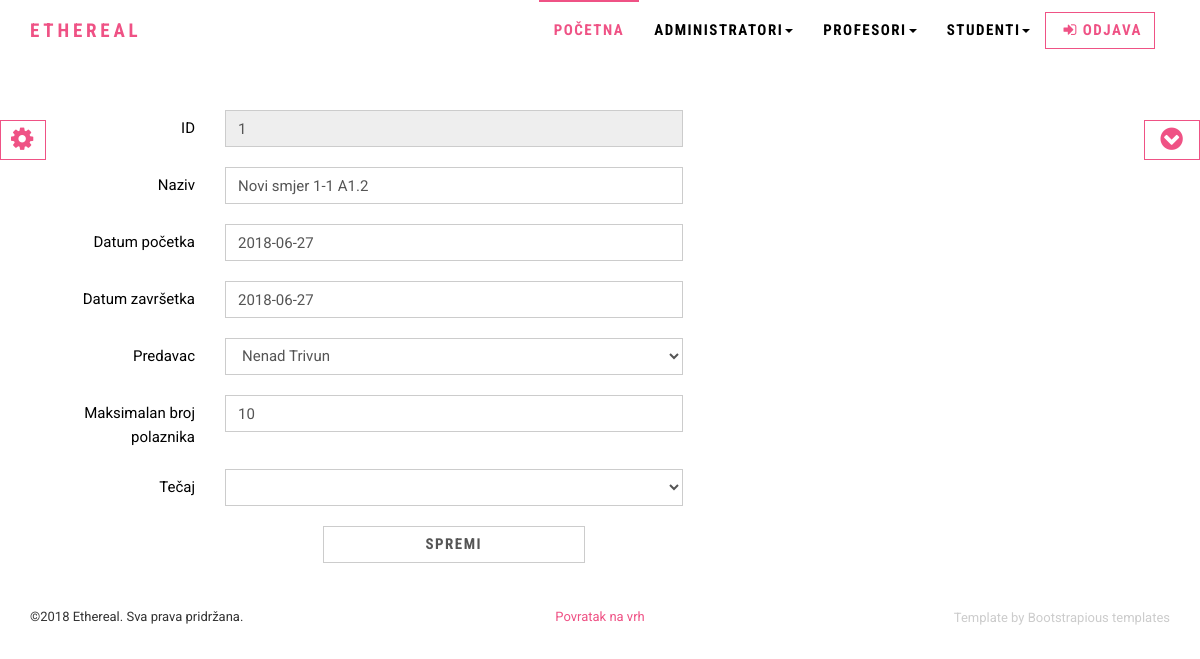
The app's page /php/group.php?id=1 (signed in), older data.
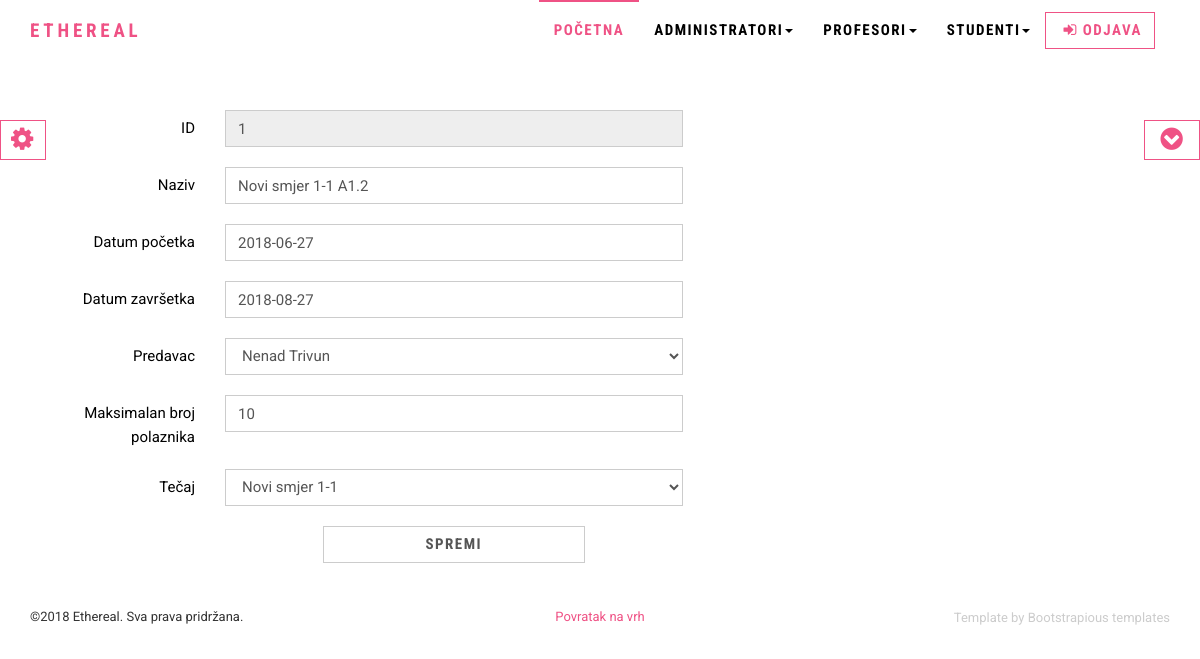
The same page, newer data.
### tables this page shows
CREATE TABLE `grupa` (
  `id` int(11) NOT NULL,
  `naziv` varchar(100) NOT NULL,
  `datum_pocetka` date NOT NULL,
  `datum_zavrsetka` date NOT NULL,
  `id_predavac_fk` int(11) NOT NULL,
  `max_polaznika` int(11) NOT NULL,
  `id_tecaj_fk` int(11) NOT NULL
);

CREATE TABLE `users` (
  `id` int(11) NOT NULL,
  `ime` varchar(30) NOT NULL,
  `prezime` varchar(30) NOT NULL,
  `username` varchar(255) NOT NULL,
  `password` varchar(255) NOT NULL,
  `oib` varchar(11) NOT NULL,
  `email` varchar(255) NOT NULL,
  `telefon` varchar(50) NOT NULL,
  `adresa` varchar(50) NOT NULL,
  `id_mjesto_fk` int(50) NOT NULL,
  `datum_rodjenja` date NOT NULL,
  `id_status_fk` int(11) NOT NULL
);

CREATE TABLE `tecaj` (
  `id` int(11) NOT NULL,
  `smjer` varchar(100) NOT NULL,
  `broj_sati` int(11) NOT NULL,
  `cijena` float(10,2) NOT NULL
);

### php/group.php (the view, shortened to what this page needs)
<?php
$con = spajanje();
if($_SESSION['role'] !== "1"){
	die('<div class="alert" style="background:yellow;">
        <a href="index.php" class="close" data-dismiss="alert" aria-label="close">
        &times;
        </a>
        <strong>Nemate ovlasti za pristup ovoj stranici!</strong>
        </div>');
}
else{
$id=$_GET['id'];
$sql = "SELECT *
		FROM grupa
		WHERE id = $id;";
$result = mysqli_query($con, $sql);
if (mysqli_num_rows($result)==1){
	$group = mysqli_fetch_assoc($result);
}
}
require_once "includes/header.php";
?>
<form class="form-horizontal" action ="" method = "post">
	<div class="form-group">
		<label for="id_group" class="col-sm-2 control-label">ID</label>
		<div class="col-sm-5">
		  <input type="text" class="form-control" placeholder="id_group" value="<?php if(isset($group['id'])) echo  $group['id'];?>" disabled="disabled">
		</div>
	</div>
	<div class="form-group">
		<label for ="naziv" class="col-sm-2 control-label">Naziv</label>
		<div class="col-sm-5">
			<input type="text" id="naziv" name="naziv" class ="form-control" value="<?=$group['naziv'];?>"/>
		</div>
	</div>
	<div class="form-group">
		<label for ="datum_pocetka" class="col-sm-2 control-label">Datum početka</label>
		<div class="col-sm-5">
			<input type="text" id="datum_pocetka" name="datum_pocetka" class ="form-control" value="<?=$group['datum_pocetka'];?>"/>
		</div>
	</div>
	<div class="form-group">
		<label for ="datum_zavrsetka" class="col-sm-2 control-label">Datum završetka</label>
		<div class="col-sm-5">
			<input type="text" id="datum_zavrsetka" name="datum_zavrsetka" class ="form-control" value="<?=$group['datum_zavrsetka'];?>"/>
		</div>
    </div>
    <div class="form-group">
		<label for ="id_predavac_fk" class="col-sm-2 control-label">Predavac</label>
		<div class="col-sm-5">
			<select id="id_predavac_fk" name="id_predavac_fk" class ="form-control" required>
			<?php
				$sql = "SELECT * FROM users WHERE id_status_fk = '2';";
				$res_tutor = mysqli_query($con, $sql);
				if(mysqli_num_rows($res_tutor)>0){
					while($tutor = mysqli_fetch_assoc($res_tutor)){
						echo '<option value="'.$tutor['id'].'"';
						if($tutor['id'] == $group['id_predavac_fk'])
							echo " selected";
						echo '>';
						echo $tutor['ime']." ".$tutor['prezime'];
						echo '</option>';
					}
				}
			?>
			</select>
		</div>
	</div>
    <div class="form-group">
		<label for ="max_polaznika" class="col-sm-2 control-label">Maksimalan broj polaznika</label>
		<div class="col-sm-5">
			<input type="number" max = "15" min = "1" id="max_polaznika" name="max_polaznika" class ="form-control" value="<?=$group['max_polaznika'];?>"/>
		</div>
    </div>
    <div class="form-group">
		<label for ="id_tecaj_fk" class="col-sm-2 control-label">Tečaj</label>
		<div class="col-sm-5">
			<select id="id_tecaj_fk" name="id_tecaj_fk" class ="form-control" required>
			<?php
				$sql = "SELECT * FROM tecaj;";
				$res_tecaj = mysqli_query($con, $sql);
				if(mysqli_num_rows($res_tecaj)>0){
					while($tecaj = mysqli_fetch_assoc($res_tecaj)){
						echo '<option value="'.$tecaj['id'].'"';
						if($tecaj['id'] == $group['id_tecaj_fk'])
							echo "selected";
						echo '>';
						echo $tecaj['smjer'];
						echo '</option>';
					}
				}
			?>
			</select>
		</div>
	</div>
	<div class="form-group">
		<div class="col-sm-offset-3 col-sm-3">
			<input type ="submit" id="spremi" name = "spremi" class ="form-control btn btn-primary" value="Spremi" />
		</div>
	</div>
</form>
<?php
require_once "includes/footer.php";
?>

Row changes from the older to the newer data that the page shows:
changed grupa "Novi smjer 1-1 A1.2": datum_zavrsetka "2018-06-27" → "2018-08-27"; id_tecaj_fk (not shown) → "Novi smjer 1-1"
